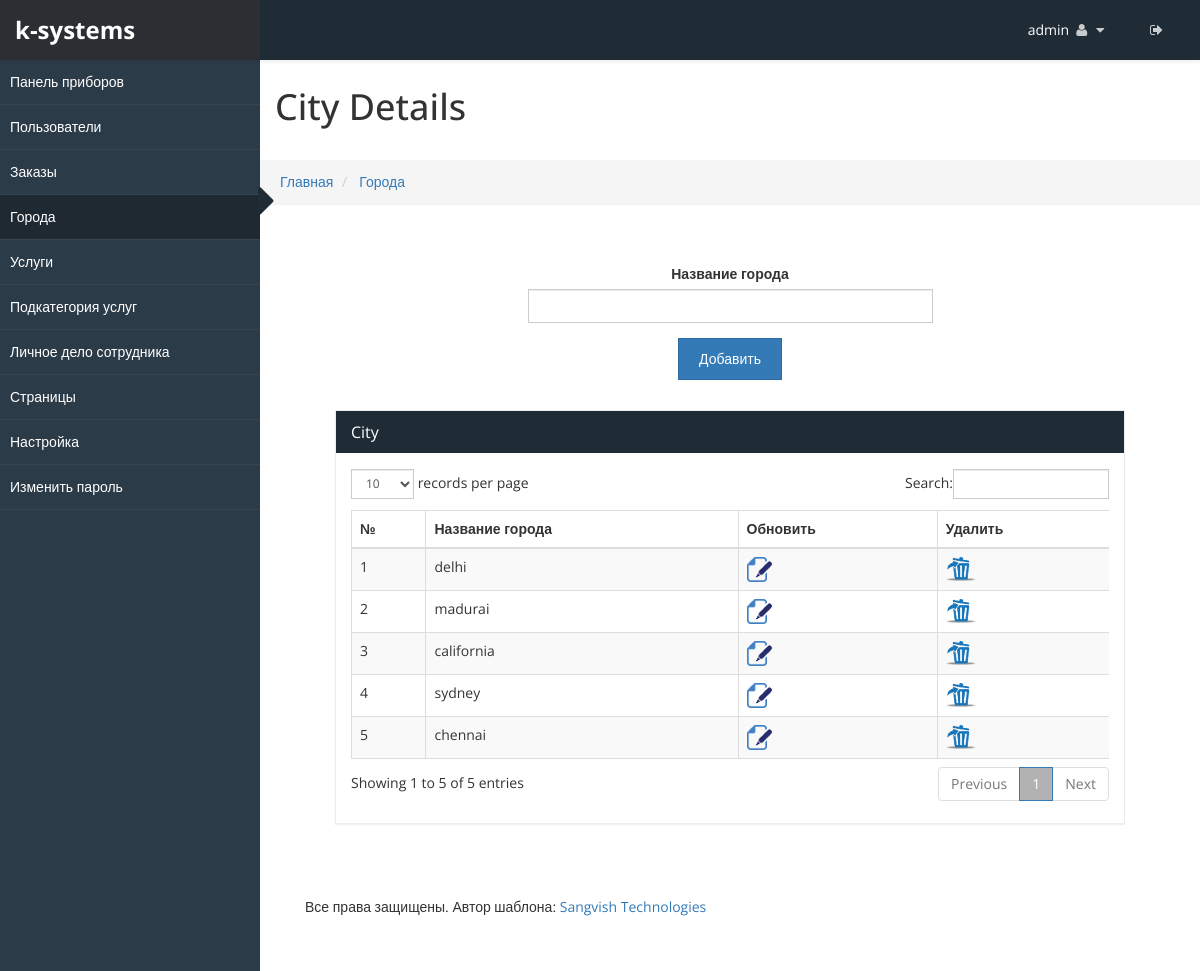
The app's page /admincp/city.php (signed in) with its own data.
### tables this page shows
CREATE TABLE `sv_admin_login` (
  `admin_id` int(20) NOT NULL,
  `user_name` varchar(255) NOT NULL,
  `password` varchar(255) NOT NULL,
  `email_id` varchar(255) NOT NULL,
  `site_name` varchar(255) NOT NULL,
  `logo` varchar(255) NOT NULL,
  `favicon` varchar(255) NOT NULL,
  `site_desc` varchar(255) NOT NULL,
  `keyword` varchar(255) NOT NULL,
  `site_url` varchar(255) NOT NULL,
  `paypal_id` varchar(200) NOT NULL,
  `currency_mode` varchar(200) NOT NULL,
  `paypal_site_mode` varchar(200) NOT NULL
);

CREATE TABLE `sv_city` (
  `city_id` int(25) NOT NULL,
  `city_name` varchar(255) NOT NULL
);

### admincp/city.php (the view, shortened to what this page needs)
<!DOCTYPE html>
<html xmlns="http://www.w3.org/1999/xhtml">
  <?php include("../connection.php"); ?>
  <?php
if(isset($_REQUEST['city_id']))
{
$city_id=mysqli_real_escape_string($con, $_REQUEST['city_id']);
$res=mysqli_query($con, "select * from sv_city where city_id='$city_id'");
$row=mysqli_num_rows($res);
if($row==0)
{
$city_id="";
$city_name="";
}
else
{
$fet=mysqli_fetch_array($res);
$city_name=mysqli_real_escape_string($con, $fet['city_name']);
}
}
else
{
$city_name="";
}
?>
  <body>
    <div id="wrapper">
      <?php include("top_menu.php") ?>
      <?php include("side_menu.php") ?>
      <div id="page-wrapper" >
        <div class="header">
          <h1 class="page-header">
            City Details
          </h1>
          <ol class="breadcrumb">
            <li>
              <a href="dashboard.php">Главная
              </a>
            </li>
            <li>
              <a href="#">Города
              </a>
            </li>
          </ol>
        </div>
        <div id="page-inner">
          <div class="panel-body">
            <div class="text-center">
              <div class="col-lg-3 col-md-3 col-sm-3">
              </div>
              <div class="col-lg-6 col-md-6 col-sm-6 table-bg">
                <div class="form-group">
                  <label>Название города
                  </label>
                  <input type="text" required="required" class="form-control" id="cname" name="cname" value="<?php echo $city_name;?>">
                </div>
                <div class="text-center">
                  <?php if(isset($_REQUEST['city_id'])) { ?>
                  <button type="button" class="btn btn-primary" onclick="javascript:city_funct('update')">Обновить
                  </button>
                  <?php } else { ?>
                  <button type="button" class="btn btn-primary" onclick="javascript:city_funct('add')">Добавить
                  </button>
                  <?php } ?>
                </div>
              </div>
              <div class="col-lg-3 col-md-3 col-sm-3">
              </div>
            </div>
            <div id="page-inner">
              <div class="row">
                <div class="col-md-12">
                  <div class="panel panel-default">
                    <div class="panel-heading">
                      City
                    </div>
                    <div class="panel-body">
                      <div class="table-responsive">
                        <table class="table table-striped table-bordered table-hover" id="dataTables-example">
                          <thead>
                            <tr>
                              <th>№
                              </th>
                              <th>Название города
                              </th>
                              <th>Обновить
                              </th>
                              <th>Удалить
                              </th>
                            </tr>
                          </thead>
                          <tbody>
                            <?php
$sno=0;
$res=mysqli_query($con, "select * from sv_city ORDER BY city_id DESC");
while($row=mysqli_fetch_array($res))
{
$sno++;
$city_id=mysqli_real_escape_string($con, $row['city_id']);
$city_name=mysqli_real_escape_string($con, $row['city_name']);
?>
                            <tr>
                              <td>
                                <?php echo $sno; ?>
                              </td>
                              <td>
                                <?php echo $city_name; ?>
                              </td>
                              <td>
                                <a href="city.php?city_id=<?php echo $city_id;?>">
                                  <img src="images/file_edit.png"  alt="update" title="update" >
                                </a>
                              </td>
                              <td>
                                <a href="javascript:city_del('<?php echo $city_id;?>');">
                                  <img src="images/delete.png" alt="" title="delete">
                                </a>
                              </td>
                            </tr>
                            <?php } ?>
                          </tbody>
                        </table>
                      </div>
                    </div>
                  </div>
                </div>
              </div>
            </div>
            <?php include("footer.php") ?>
          </div>
        </div>
        </body>
      </html>

### admincp/top_menu.php (shortened to what this page needs)
<?php
 $res=mysqli_fetch_array(mysqli_query($con, "select * from sv_admin_login"));
	$site_name=mysqli_real_escape_string($con, $res['site_name']);
	$site_url=mysqli_real_escape_string($con, $res['site_url']);
?>
<head>
    <link href="css/bootstrap.css" rel="stylesheet" />
    <link href="css/font-awesome.css" rel="stylesheet" />
    <link href="css/custom-styles.css" rel="stylesheet" />
    <link href="js/dataTables/dataTables.bootstrap.css" rel="stylesheet" />
	    <link href="css/style.css" rel="stylesheet" />
    <link rel="stylesheet" href="js/Lightweight-Chart/cssCharts.css">
	    <link href="css/style.css" rel="stylesheet" />
		<link href="http://www.jqueryscript.net/css/jquerysctipttop.css" rel="stylesheet" type="text/css">
<link rel="stylesheet" type="text/css" href="css/livegraph.css" />
</head>
<?php include("../connection.php");
if(!isset($_SESSION['user_nam']))
	header("Location:index.php");
else
{
	$user_name=mysqli_real_escape_string($con, $_SESSION['user_nam']);
	$res=mysqli_fetch_array(mysqli_query($con, "select * from sv_admin_login where user_name='$user_name'"));
	$uname=mysqli_real_escape_string($con, $res['user_name']);
}
?>
<nav class="navbar navbar-default top-navbar" role="navigation">
            <div class="navbar-header">
                <a class="navbar-brand" href="<?php echo $site_url;?>"><strong><?php echo $site_name; ?></strong></a>
            </div>
            <ul class="nav navbar-top-links navbar-right">
                 <li class="dropdown">
                    <a class="dropdown-toggle" data-toggle="dropdown" href="#" aria-expanded="false">
					<span><?php echo $uname;?></span>
                        <i class="fa fa-user fa-fw"></i> <i class="fa fa-caret-down"></i>
                    </a>
                </li>
				 <li class="dropdown">
                    <a href="logout.php">
                        <i class="fa fa-sign-out" aria-hidden="true"></i>
                    </a>
                </li>
            </ul>
        </nav>

### admincp/css/custom-styles.css (style rules this page uses)
body { font-family: 'Open Sans', sans-serif; background: #fff; }
#wrapper { width: 100%; }
#page-wrapper { padding: 15px 15px; min-height: 600px; background: #fff; }
#page-inner { width:100%; margin:10px 20px 10px 0px; padding: 15px 30px; min-height:600px; }
.text-center { text-align:center; }
h1, .h1, h2, .h2, h3, .h3 { margin-top: 7px; }
body { overflow-x:hidden; }
.panel { border-radius:0px; }
.top-navbar { position: fixed; width: 100%; z-index: 300; -webkit-box-shadow: 0 3px 3px rgba(0, 0, 0, 0.05); -moz-box-shadow: 0 3px 3px rgba(0, 0, 0, 0.05); box-shadow: 0 3px 3px rgba(0, 0, 0, 0.05); }
#page-wrapper { position: relative; top: 55px; box-shadow: 0 0 10px #757575; -moz-box-shadow: 0 0 10px #757575; -webkit-box-shadow: 0 0 10px #757575; }
.breadcrumb { padding: 12px 10px 12px 20px; margin-bottom: 20px; list-style: none; border-radius: 0; -webkit-box-shadow: 0 1px 1px rgba(0,0,0,.05); box-shadow: 0 1px 1px rgba(0,0,0,.05); }
.page-header { padding-bottom: 9px; margin: 0; border-bottom: 1px solid transparent; text-align: left;background-color: #fff;padding: 32px 22px 32px 15px; }
.panel-default { border-color: #ECECEC; }
.panel-default > .panel-heading { color: #FFF; border-color: #FFF; background: #1F2C36 none repeat scroll 0 0; font-size: 16px; }
.top-navbar { margin:0px; padding:0px 30px 0 0; }
.top-navbar .navbar-brand { color: #fff; width: 260px; text-align: left; height: 60px; font-size: 24px; font-weight: 700; line-height: 30px; background: #1F2C36; }
.top-navbar .nav > li { position: relative; display: inline-block; margin: 0px; padding: 0px; }
.top-navbar .nav > li > a { position: relative; display: block; padding: 20px; color: #FFFFFF; margin: 0px; }
.top-navbar { background: #1F2C36; border-bottom:none; }
.top-navbar .nav > li > a > i { margin-right: 2px; }
.navbar-default { border:0px solid black; }
.navbar-header { background: transparent; }
.nav > li > a > i { margin-right:10px; color: rgba(255, 255, 255, 0.76); }
@media (min-width:768px) { #page-wrapper { margin: 0 0 0 260px; padding: 0; min-height: 1200px; } }
@media (min-width:768px) { .navbar { border-radius: 0px; } }

### admincp/css/style.css (style rules this page uses)
.table-bg { padding: 10px; background-color: #fff; margin-bottom:20px; }

### admincp/css/livegraph.css (style rules this page uses)
table { border-collapse: collapse; }
table, th, td { border: 1px solid black; padding: 4px; }

### records on screen
sv_admin_login: site_name "k-systems", user_name "admin"
sv_city: city_name "delhi"
sv_city: city_name "madurai"
sv_city: city_name "california"
sv_city: city_name "sydney"
sv_city: city_name "chennai"
